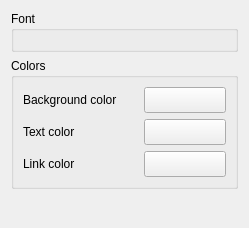
<ui version="4.0" >
 <class>SettingsPage</class>
 <widget class="QWidget" name="SettingsPage" >
  <property name="geometry" >
   <rect>
    <x>0</x>
    <y>0</y>
    <width>248</width>
    <height>228</height>
   </rect>
  </property>
  <property name="windowTitle" >
   <string>Settings</string>
  </property>
  <layout class="QVBoxLayout" name="verticalLayout_3" >
   <item>
    <widget class="QGroupBox" name="font" >
     <property name="title" >
      <string>Font</string>
     </property>
     <layout class="QVBoxLayout" name="verticalLayout_2" >
      <item>
       <widget class="KFontRequester" name="kcfg_fontRequester" />
      </item>
     </layout>
    </widget>
   </item>
   <item>
    <widget class="QGroupBox" name="colorsGroupBox" >
     <property name="title" >
      <string>Colors</string>
     </property>
     <layout class="QVBoxLayout" name="verticalLayout" >
      <item>
       <layout class="QHBoxLayout" name="horizontalLayout" >
        <item>
         <widget class="QLabel" name="backgroundColorLabel" >
          <property name="sizePolicy" >
           <sizepolicy vsizetype="Fixed" hsizetype="Fixed" >
            <horstretch>0</horstretch>
            <verstretch>0</verstretch>
           </sizepolicy>
          </property>
          <property name="minimumSize" >
           <size>
            <width>115</width>
            <height>26</height>
           </size>
          </property>
          <property name="text" >
           <string>Background color</string>
          </property>
          <property name="buddy" >
           <cstring>kcfg_backgroundColor</cstring>
          </property>
         </widget>
        </item>
        <item>
         <widget class="KColorButton" name="kcfg_backgroundColor" >
          <property name="sizePolicy" >
           <sizepolicy vsizetype="Fixed" hsizetype="Expanding" >
            <horstretch>0</horstretch>
            <verstretch>0</verstretch>
           </sizepolicy>
          </property>
          <property name="minimumSize" >
           <size>
            <width>82</width>
            <height>26</height>
           </size>
          </property>
         </widget>
        </item>
       </layout>
      </item>
      <item>
       <layout class="QHBoxLayout" name="horizontalLayout_2" >
        <item>
         <widget class="QLabel" name="textColorLabel" >
          <property name="sizePolicy" >
           <sizepolicy vsizetype="Fixed" hsizetype="Fixed" >
            <horstretch>0</horstretch>
            <verstretch>0</verstretch>
           </sizepolicy>
          </property>
          <property name="minimumSize" >
           <size>
            <width>115</width>
            <height>26</height>
           </size>
          </property>
          <property name="text" >
           <string>Text color</string>
          </property>
          <property name="buddy" >
           <cstring>kcfg_textColor</cstring>
          </property>
         </widget>
        </item>
        <item>
         <widget class="KColorButton" name="kcfg_textColor" >
          <property name="sizePolicy" >
           <sizepolicy vsizetype="Fixed" hsizetype="Expanding" >
            <horstretch>0</horstretch>
            <verstretch>0</verstretch>
           </sizepolicy>
          </property>
          <property name="minimumSize" >
           <size>
            <width>82</width>
            <height>26</height>
           </size>
          </property>
         </widget>
        </item>
       </layout>
      </item>
      <item>
       <layout class="QHBoxLayout" name="horizontalLayout_3" >
        <item>
         <widget class="QLabel" name="linkColorLabel" >
          <property name="sizePolicy" >
           <sizepolicy vsizetype="Fixed" hsizetype="Fixed" >
            <horstretch>0</horstretch>
            <verstretch>0</verstretch>
           </sizepolicy>
          </property>
          <property name="minimumSize" >
           <size>
            <width>115</width>
            <height>26</height>
           </size>
          </property>
          <property name="text" >
           <string>Link color</string>
          </property>
          <property name="buddy" >
           <cstring>kcfg_linkColor</cstring>
          </property>
         </widget>
        </item>
        <item>
         <widget class="KColorButton" name="kcfg_linkColor" >
          <property name="sizePolicy" >
           <sizepolicy vsizetype="Fixed" hsizetype="Expanding" >
            <horstretch>0</horstretch>
            <verstretch>0</verstretch>
           </sizepolicy>
          </property>
          <property name="minimumSize" >
           <size>
            <width>82</width>
            <height>26</height>
           </size>
          </property>
         </widget>
        </item>
       </layout>
      </item>
     </layout>
    </widget>
   </item>
   <item>
    <spacer>
     <property name="orientation" >
      <enum>Qt::Vertical</enum>
     </property>
     <property name="sizeHint" stdset="0" >
      <size>
       <width>20</width>
       <height>16</height>
      </size>
     </property>
    </spacer>
   </item>
  </layout>
 </widget>
 <customwidgets>
  <customwidget>
   <class>KColorButton</class>
   <extends>QPushButton</extends>
   <header>kcolorbutton.h</header>
  </customwidget>
  <customwidget>
   <class>KFontRequester</class>
   <extends>QWidget</extends>
   <header>kfontrequester.h</header>
  </customwidget>
 </customwidgets>
 <tabstops>
  <tabstop>kcfg_backgroundColor</tabstop>
  <tabstop>kcfg_textColor</tabstop>
  <tabstop>kcfg_linkColor</tabstop>
 </tabstops>
 <resources/>
 <connections/>
</ui>
